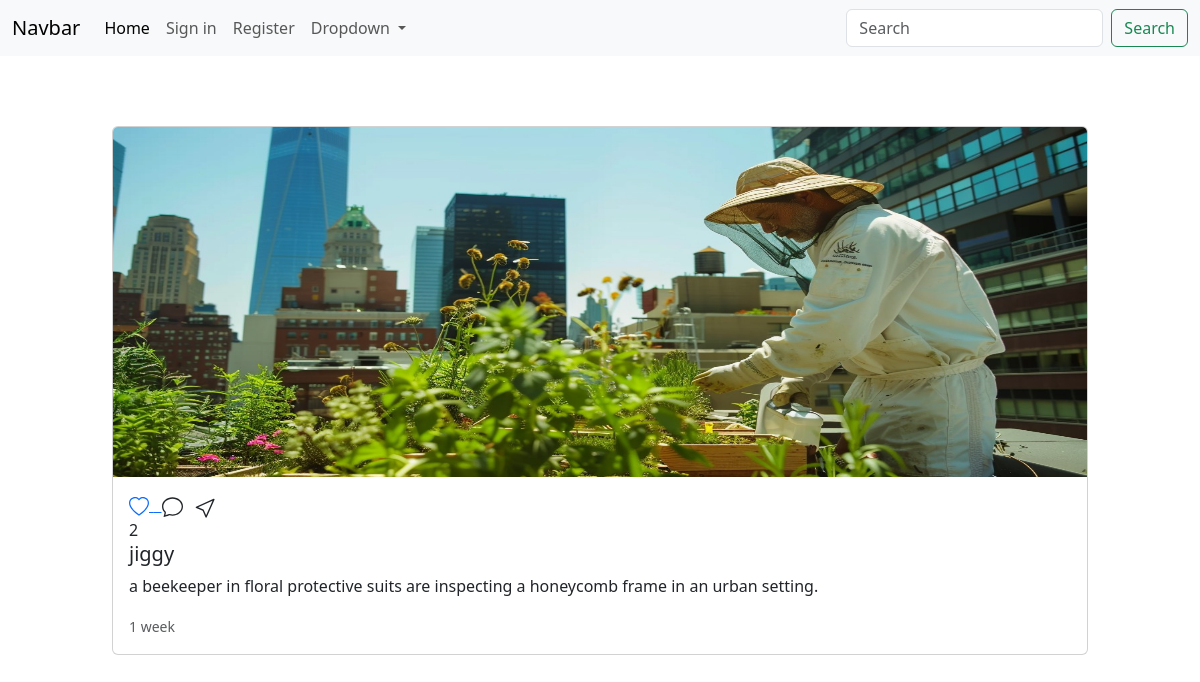
/post/5/, run on an earlier commit of the app's database.
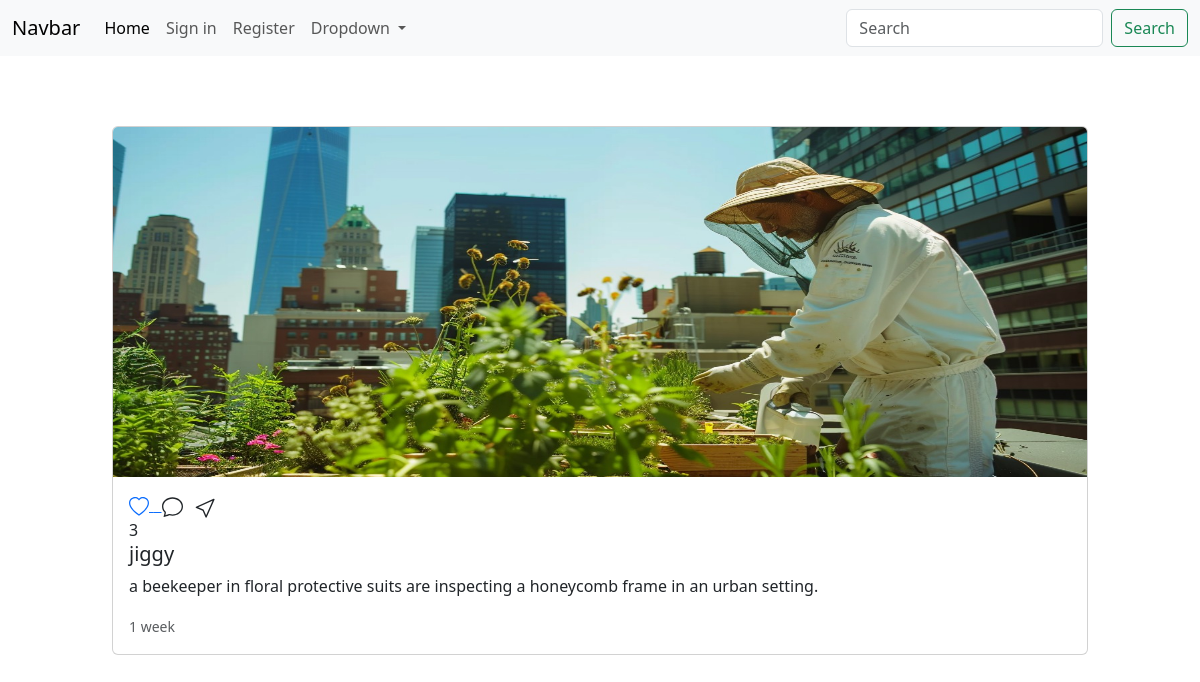
And on a later commit of the database.
### main/models.py (models this page shows, shortened)
class Post(models.Model):
    user = models.ForeignKey(User,on_delete=models.CASCADE)
    image = models.ImageField(upload_to='posts/')
    caption = models.TextField(blank=True)
    create_at = models.DateTimeField(auto_now_add=True)
    likes = models.IntegerField(default=0)

### main/views.py (the view)
# urls.py: path('post/<int:post_id>/',views.post_detail,name='post_detail'),
def post_detail(request,post_id):
    post = Post.objects.get(id=post_id)
    context = {"post":post}
    return render(request,'post.html',context)

### templates/post.html (shortened to what this page needs)
{% extends 'partial/main.html' %}
{% load static %}
{% block content %}
<div class="container">
    <div class="row">
        <div class="col-12">
            <div class="ion">
                <div class="card mb-2 col-sm-12 ">
                    <img src="{{post.image.url}}" class="card-img-top" alt="...">
                    <div class="card-body">
                        <div class="run">
                            <a href="{% url 'like_detail' post.id %}">
                            </a>
                        </div>
                        {{post.likes}}
                      <h5 class="card-title">{{post.user}}</h5>
                      <p class="card-text">{{post.caption}}</p>
                      <p class="card-text"><small class="text-body-secondary">{{post.create_at|timesince}}</small></p>
                    </div>
                </div>
            </div>
        </div>
    </div>
</div>
{% endblock %}

What changed in the data, as far as the page shows it:
changed Post "jiggy": likes "2" → "3"
